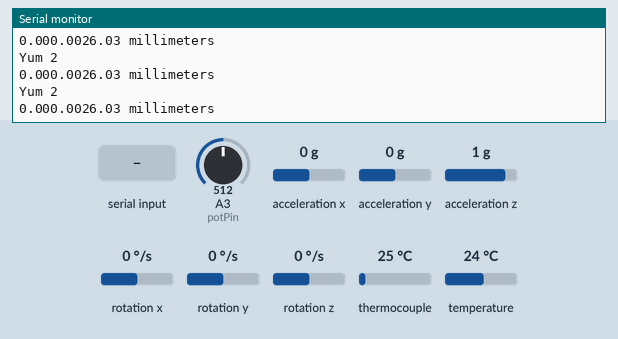
Recording of a sketch running on a simulated Arduino Uno, built with avr-gcc and run on an emulated ATmega328P. On the bench: the last lines printed to the serial monitor. Inputs (shaded band) come from the test bench; at power-on: acceleration x 0 g, A3 (potPin) = 512, acceleration y 0 g, acceleration z 1 g, rotation x 0 °/s, rotation y 0 °/s, rotation z 0 °/s, thermocouple 25 °C, temperature 24 °C.

Above: at 0.8 s.
0.9 s: acceleration x set to -1.4 g
At 0.94 s:
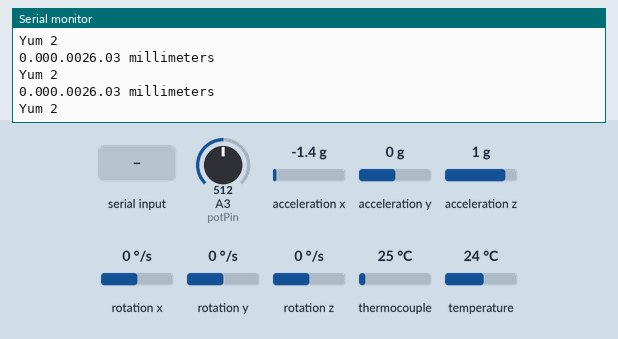
2.4 s: A3 (potPin) set to 716
At 2.46 s:
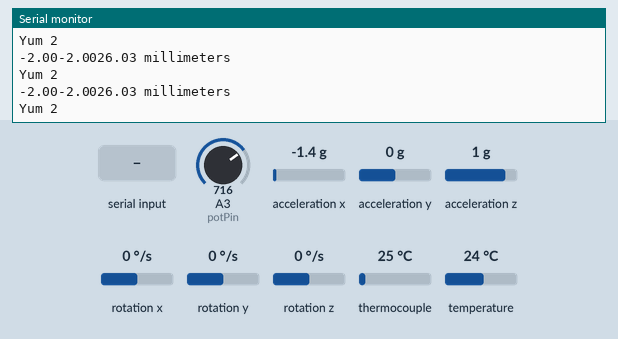
5.4 s: "1" received over the second serial link
At 5.5 s:
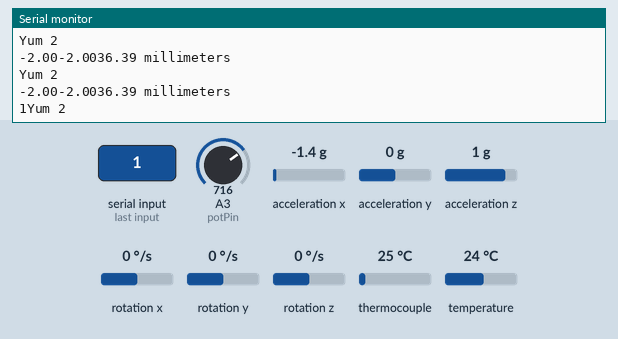
6.9 s: "0" received over the second serial link
At 7.02 s:
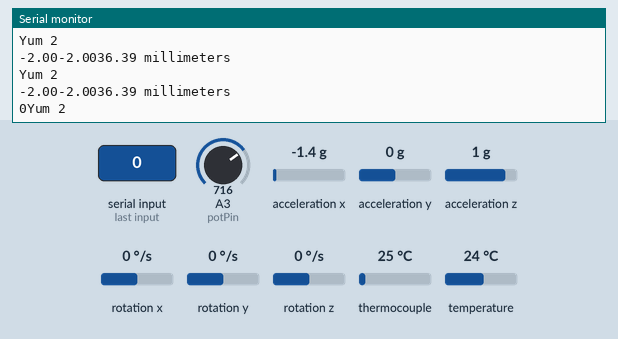
8.4 s: acceleration x set to 0 g
At 8.42 s:
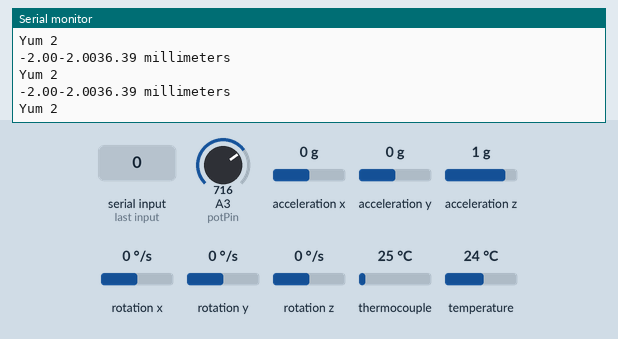
9.9 s: A3 (potPin) set to 992
At 9.94 s:
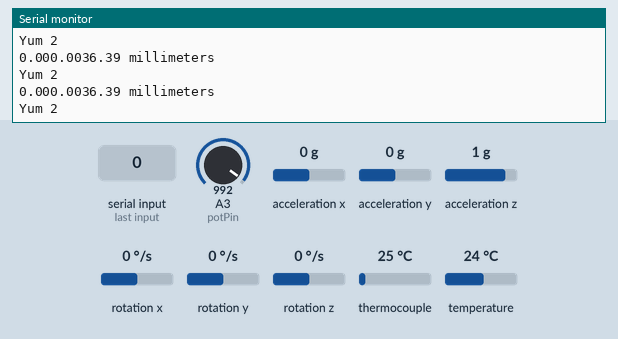
Timing chart, 0 to 12.4 s (numbered marks = the images above; inputs shaded):
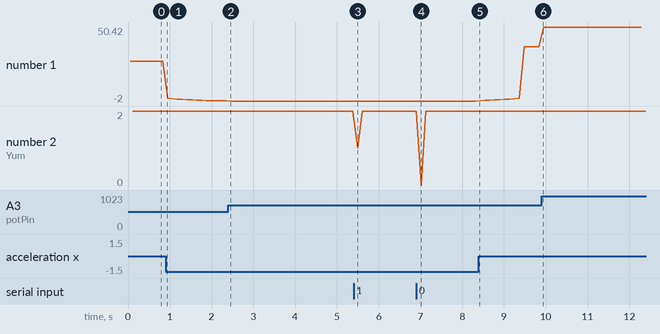

Measured:
- after the input at 5.4 s, the serial monitor: prints a new line after 0.09 s (image 3)
- after the input at 6.9 s, the serial monitor: prints a new line after 0.11 s (image 4)
- plotted number 1: 26.03 → -2 after the input at 0.9 s, -2 → -2 after the input at 2.4 s, -2 → 36.39 after the input at 8.4 s, 36.39 → 50.42 after the input at 9.9 s

The sketch:

2371-TJM-SensorTransmittingCode-01.ino
```cpp
#include <Adafruit_MPU6050.h>
#include <Adafruit_Sensor.h>
#include <Wire.h>
#include "max6675.h"
#include <SoftwareSerial.h>
#include <math.h>

/*****************************************************************************************/
/**********************************- GLOBAL VARIABLES - **********************************/

// Accelerometer Global Variables

Adafruit_MPU6050 mpu; // Accelerometer library function needed for variables used in accel code
double a_avg_x = 0;
double a_movingAverage = 0;
double time_total = 0;

double a_treadmill_x[10] = {0};

// Thermocouple Global Variables

int SO = 2; // has to be digital pin (changed from the original thermocouple code where the pins were digital PWM, troubleshoot this if thermocouple doesn't work
int CS = 3; // digital pin
int sck = 4; // digital pin
MAX6675 module(sck, CS, SO);


// Linear Potentiometer Global Variables

const int potPin = A3; // pin A0 to read analog input
int value; // save analog value


// Transceiver Global Variables
SoftwareSerial HC12(3,2); // HC-12 TX Pin, HC-12 RX Pin
float counter = 0;

/*****************************************************************************************/

void setup() {
 Serial.begin(9600);
Serial.print("Void setup has been entered");
double a_avg_x, milli,temperature_F;

 /* ***********************/
 // ACCELEROMETER SETUP CODE
 /* if (!mpu.begin()) {
    Serial.println("Failed to find MPU6050 chip"); // debugging failsafe in case the accelerometer cannot be communicated with
    while (1) {
      delay(10);
    }
   */

  //}
  Serial.println("MPU6050 Found!");

  // set accelerometer range to +-8G
  mpu.setAccelerometerRange(MPU6050_RANGE_8_G); // range of g's that can be read, +- 2 to +- 16 is available. The smaller the range, the more accurate the reported values.

  // set gyro range to +- 500 deg/s
  mpu.setGyroRange(MPU6050_RANGE_500_DEG); // gyroscopic set range (no need to touch ever)

  // set filter bandwidth to 21 Hz
  mpu.setFilterBandwidth(MPU6050_BAND_21_HZ); //Default bandwidth used by accelerometer


 /* ***********************/
 // THERMOCOUPLE SETUP CODE


 /* ***********************/
 // LINEAR POTENTIOMETER SETUP CODE

  pinMode(potPin, INPUT);

 /* ***********************/
 // TRANSCEIVER SETUP CODE

 HC12.begin(9600); // Serial port to HC12

while (true) {
  Serial.begin(9600);
  delay(4);
  // Serial.print("in da perma loop");
a_avg_x = accelerometer(); // run code to collect acceleration data
temperature_F = temperature(); // run code to collect temperature data
milli = potentiometer(); // run code to collect potentiometer data

transmit(a_avg_x, milli, temperature_F); // run code to send the collected sensor data to the receiving transceiver
  }
}

void loop() {
Serial.print("stuck in void loop");
}

 double accelerometer() {
   /* Get new sensor events with the readings */
  sensors_event_t a, g, temp;
  mpu.getEvent(&a, &g, &temp);

//Setting bounds on X-acceleration

  if (a.acceleration.x > 2){
    a.acceleration.x = 2;
  }

  if (a.acceleration.x < -2){
    a.acceleration.x = -2;
  }

  /* Print out the values */
  //Serial.print("Acceleration X: ");
  Serial.print(a.acceleration.x);
  // Serial.print('\t');
  /*Serial.print(", Y: ");
  Serial.print(a.acceleration.y);
  Serial.print('\t');
  //Serial.print(", Z: ");
  Serial.print(a.acceleration.z);
  Serial.print('\t');
  Serial.println(" m/s^2");
*/

  a_treadmill_x[0] = a_treadmill_x[1];
  a_treadmill_x[1] = a_treadmill_x[2];
  a_treadmill_x[2] = a_treadmill_x[3];
  a_treadmill_x[3] = a_treadmill_x[4];
  a_treadmill_x[4] = a_treadmill_x[5];
  a_treadmill_x[5] = a_treadmill_x[6];
  a_treadmill_x[6] = a_treadmill_x[7];
  a_treadmill_x[7] = a_treadmill_x[8];
  a_treadmill_x[8] = a_treadmill_x[9];
  a_treadmill_x[9] = a.acceleration.x;

  a_avg_x = (a_treadmill_x[0] + a_treadmill_x[1] + a_treadmill_x[2] + a_treadmill_x[3] + a_treadmill_x[4] + a_treadmill_x[5] + a_treadmill_x[6] + a_treadmill_x[7] + a_treadmill_x[8] + a_treadmill_x[9]) / 10;

  /*a_total_x = a_total_x + a.acceleration.x; //increments a_total_x by the newly read a.acceleration.x
  time_total = time_total + 1;
  a_movingAverage = a_total_x / time_total;
  */

  //Serial.print("Moving average: ");
  Serial.print(a_avg_x);
//  Serial.print('\t'); //needed for plotting multiple variables; must be placed after every variable


  //reset total for weighing purposes
  /*if (time_total > 5){
     a_avg_x = 0;
     time_total = 0;
  }
    */

 // Serial.print("Rotation X: ");
  //Serial.print(g.gyro.x);
  //Serial.print(", Y: ");
 /* Serial.print(g.gyro.y);
  Serial.print(", Z: ");
  Serial.print(g.gyro.z);
  Serial.println(" rad/s");

  Serial.print("Temperature: ");
  Serial.print(temp.temperature);
  Serial.println(" degC");
*/
 // Serial.println("");


  return (a_avg_x);

}

double temperature() {
  float temperature = module.readCelsius();
  float temperature_F = module.readFahrenheit(); // library command for reading the fahrenheit module
 // Serial.print("Temperature: ");
 // Serial.print(temperature);
//  Serial.println(F("°C "));
//  delay(1000);
  return temperature_F;
}

double potentiometer() {

   value = analogRead(potPin);          //Read and save analog value from potentiometer
  float calibration_metric = 52.0/1023;
  float calibration_imperial = 2.047/1023;

  float inches = calibration_imperial * value;
  float milli = calibration_metric * value;
//  Serial.print(inches);
//  Serial.println(" inches");
  //Serial.print("Raw value");
 // Serial.println(value);
  Serial.print(milli);
  Serial.println(" millimeters");
  // Serial.println(value);
  delay(100);                          //Small delay

  return (milli);
}

double transmit(double accel, double millimeters, double temp) {

//HC12.println(accel);
//HC12.println(temp);
HC12.println(millimeters);

  while (HC12.available()) {        // If HC-12 has data
    Serial.write(HC12.read());      // Send the data to Serial monitor
  }
  while (Serial.available()) {      // If Serial monitor has data
    HC12.write(Serial.read());      // Send that data to HC-12
  }
  Serial.println("Yum 2");
}
```
